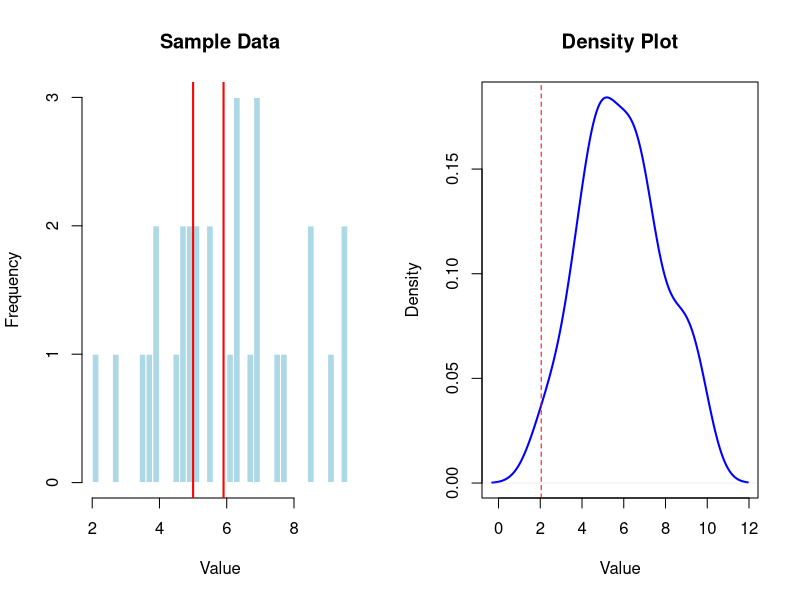

The R script that drew this image:
# Parameters
mu0 <- 5 # Null hypothesis mean
mu1 <- 6 # True population mean
sigma <- 2 # Population standard deviation
n <- 30 # Sample size
alpha <- 0.05 # Significance level

# Generate sample data
set.seed(123)
sample_data <- rnorm(n, mean = mu1, sd = sigma)

# Step 1: State hypotheses
print("H0: mu = 5")
print("H1: mu != 5")

# Step 2: Choose significance level
print(paste("Significance level (alpha):", alpha))

# Step 3: Calculate test statistic
t_stat <- (mean(sample_data) - mu0) / (sd(sample_data) / sqrt(n))
print(paste("Test Statistic (t):", t_stat))

# Step 4: Determine critical value or p-value (two-tailed)
critical_value <- qt(1 - alpha/2, df = n-1)
p_value <- 2 * pt(abs(t_stat), df = n-1, lower.tail = FALSE) # Two-tailed p-value
print(paste("Critical Value:", critical_value))
print(paste("P-value:", p_value))

# Step 5: Make a decision
if (abs(t_stat) > critical_value) {
  decision <- "Reject H0"
} else {
  decision <- "Fail to reject H0"
}
print(paste("Decision:", decision))

# Graphical Output
par(mfrow = c(1, 2))
# Histogram with critical region
hist(sample_data, breaks = 30, col = "lightblue", main = "Sample Data", xlab = "Value", border = "white")
abline(v = mu0, col = "red", lwd = 2)
abline(v = mean(sample_data), col = "red", lwd = 2)

# Density plot with critical region
plot(density(sample_data), col = "blue", lwd = 2, main = "Density Plot", xlab = "Value")
abline(v = critical_value, col = "red", lty = 2)
abline(v = -critical_value, col = "red", lty = 2)  # Negative critical value for two-tailed test
